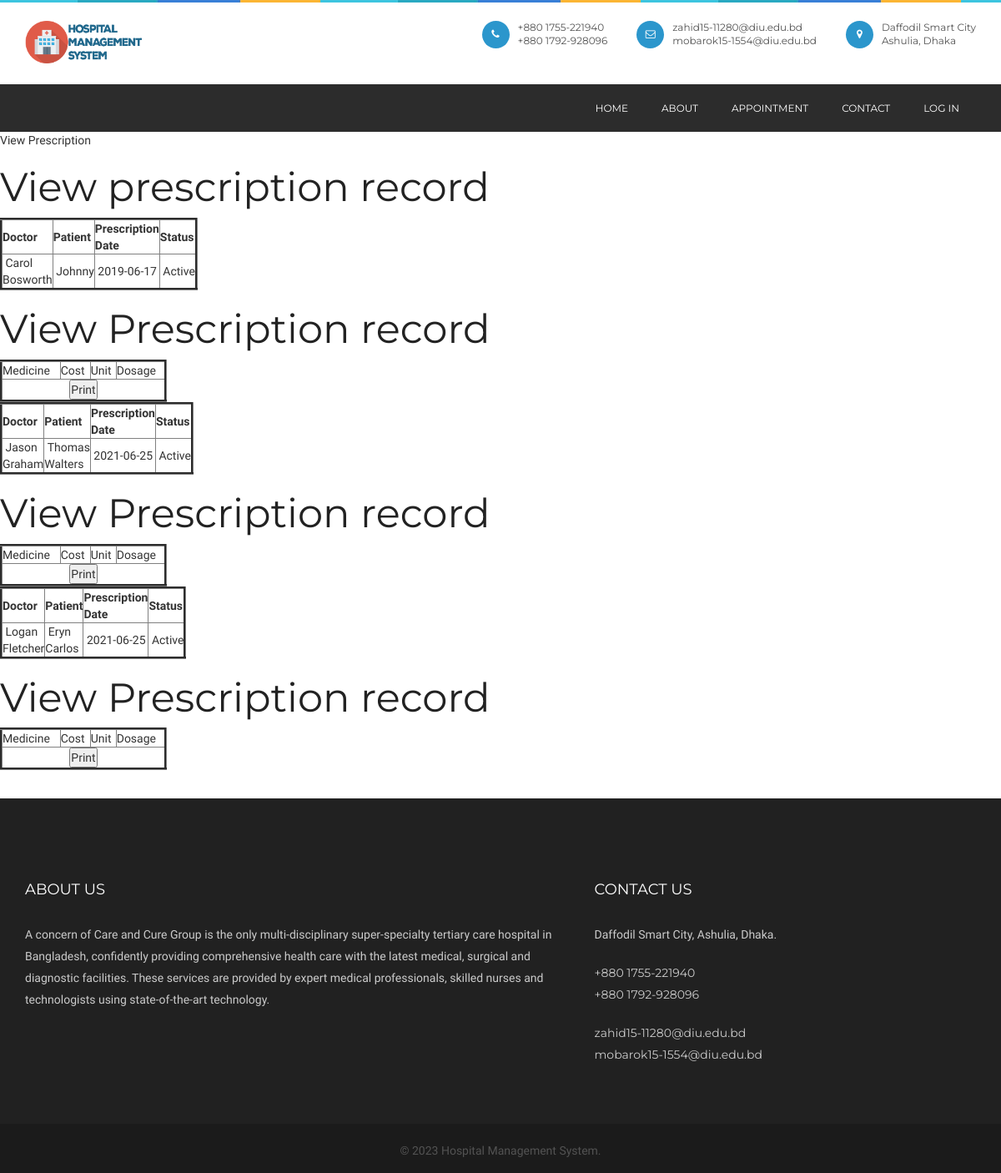
Screenshot of /viewprescription.php with the database file from the repository.
### tables this page shows
CREATE TABLE `prescription` (
  `prescriptionid` int(10) NOT NULL,
  `treatment_records_id` int(10) NOT NULL,
  `doctorid` int(10) NOT NULL,
  `patientid` int(10) NOT NULL,
  `delivery_type` varchar(10) NOT NULL COMMENT 'Delivered through appointment or online order',
  `delivery_id` int(10) NOT NULL COMMENT 'appointmentid or orderid',
  `prescriptiondate` date NOT NULL,
  `status` varchar(10) NOT NULL,
  `appointmentid` int(10) NOT NULL
);

CREATE TABLE `doctor` (
  `doctorid` int(10) NOT NULL,
  `doctorname` varchar(50) NOT NULL,
  `mobileno` varchar(15) NOT NULL,
  `departmentid` int(10) NOT NULL,
  `loginid` varchar(25) NOT NULL,
  `password` varchar(25) NOT NULL,
  `status` varchar(10) NOT NULL,
  `education` varchar(25) NOT NULL,
  `experience` float(11,1) NOT NULL,
  `consultancy_charge` float(10,2) NOT NULL
);

CREATE TABLE `patient` (
  `patientid` int(10) NOT NULL,
  `patientname` varchar(50) NOT NULL,
  `admissiondate` date NOT NULL,
  `admissiontime` time NOT NULL,
  `address` varchar(250) NOT NULL,
  `mobileno` varchar(15) NOT NULL,
  `city` varchar(25) NOT NULL,
  `pincode` varchar(20) NOT NULL,
  `loginid` varchar(50) NOT NULL,
  `password` varchar(25) NOT NULL,
  `bloodgroup` varchar(20) NOT NULL,
  `gender` varchar(10) NOT NULL,
  `dob` date NOT NULL,
  `status` varchar(10) NOT NULL
);

### viewprescription.php (the view, shortened to what this page needs)
<?php
include("header.php");
include("dbconnection.php");
?>
<div class="wrapper col2">
  <div id="breadcrumb">
    <ul>
      <li class="first">View Prescription</li></ul>
  </div>
</div>
<div class="wrapper col4">
  <div id="container">
    <h1>View prescription record</h1>
<?php
$sql ="SELECT * FROM prescription";
$qsql = mysqli_query($con,$sql);
while($rs = mysqli_fetch_array($qsql))
{
	$sqlpatient = "SELECT * FROM patient WHERE patientid='$rs[patientid]'";
	$qsqlpatient = mysqli_query($con,$sqlpatient);
	$rspatient = mysqli_fetch_array($qsqlpatient);
	$sqldoctor = "SELECT * FROM doctor WHERE doctorid='$rs[doctorid]'";
	$qsqldoctor = mysqli_query($con,$sqldoctor);
	$rsdoctor = mysqli_fetch_array($qsqldoctor);
?>
    <table width="200" border="3">
          <tbody>
            <tr>
              <td><strong>Doctor</strong></td>
              <td><strong>Patient</strong></td>
              <td><strong>Prescription Date</strong></td>
              <td><strong>Status</strong></td>
            </tr>
              <?php
            echo "<tr>
              <td>&nbsp;$rsdoctor[doctorname]</td>
              <td>&nbsp;$rspatient[patientname]</td>
               <td>&nbsp;$rs[prescriptiondate]</td>
            <td>&nbsp;$rs[status]</td>
            </tr>";
            ?>
          </tbody>
        </table>
      <h1>View Prescription record</h1>
        <table width="200" border="3">
          <tbody>
            <tr>
              <td>Medicine</td>
              <td>Cost</td>
              <td>Unit</td>
              <td>Dosage</td>
            </tr>
            <tr>
              <td colspan="6"><div align="center">
                <input type="submit" name="print" id="print" value="Print" onclick="myFunction()"/>
              </div></td>
              </tr>
          </tbody>
        </table>
<?php
}
?>        <p>&nbsp;</p>
  </div>
</div>
<?php
include("footer.php");
?>

### header.php (shortened to what this page needs)
<!doctype html>
<html class="no-js" lang="en">
<head>
<link rel="stylesheet" type="text/css" href="rs-plugin/css/settings.css" media="screen" />
<link rel="stylesheet" href="css/ionicons.min.css">
<link rel="stylesheet" href="css/bootstrap.min.css">
<link rel="stylesheet" href="css/font-awesome.min.css">
<link rel="stylesheet" href="css/main.css">
<link rel="stylesheet" href="css/style.css">
<link rel="stylesheet" href="css/responsive.css">
<link rel="stylesheet" href="sweetalert2.min.css">
</head>
<body>
  <header class="header-style-2">
    <div class="container">
      <div class="logo"> <a href="index.php"><img src="images/hmslogo.png" alt="" style="height: 51px;"></a> </div>
      <div class="head-info">
        <ul>
          <li> <i class="fa fa-phone"></i>
            <p>+880 1755-221940<br>
            +880 1792-928096</p>
          </li>
          <li> <i class="fa fa-envelope-o"></i>
            <p>zahid15-11280@diu.edu.bd<br>
            mobarok15-1554@diu.edu.bd</p>
          </li>
          <li> <i class="fa fa-map-marker"></i>
            <p>Daffodil Smart City<br>
             Ashulia, Dhaka</p>
          </li>
        </ul>
      </div>
    </div>
    <nav class="navbar ownmenu">
      <div class="container">
        <div class="collapse navbar-collapse navbar-right" id="nav-open-btn">
          <ul class="nav">
            <li> <a href="index.php">Home </a></li>
            <li><a href="about.php">About</a></li>
            <li><a href="patientappointment.php">Appointment </a></li>
            <li><a href="contact.php">Contact </a></li>
            <li class="dropdown"> <a href="#" class="dropdown-toggle" data-toggle="dropdown">Log In </a>
            </li>
          </ul>
        </div>
      </div>
    </nav>
  </header>

### footer.php (shortened to what this page needs)
  <footer class="footer-2">
    <div class="container">
      <div class="row">
        <div class="col-sm-7">
          <h6>About Us</h6>
          <div class="about-foot">
            <p>A concern of Care and Cure Group is the only multi-disciplinary super-specialty tertiary care hospital in Bangladesh, confidently providing comprehensive health care with the latest medical, surgical and diagnostic facilities. These services are provided by expert medical professionals, skilled nurses and technologists using state-of-the-art technology. </p>
          </div>
        </div>
        <div class="col-sm-5">
          <div class="con-info">
            <h6>Contact Us</h6>
            <p>Daffodil Smart City, Ashulia, Dhaka.</p>
            <ul>
              <li class="mobile">
                <p>+880 1755-221940</p>
                <p>+880 1792-928096</p>
              </li>
              <li class="email">
                <p>zahid15-11280@diu.edu.bd</p>
                <p>mobarok15-1554@diu.edu.bd</p></li>
            </ul>
          </div>
        </div>
      </div>
    </div>
  </footer>
  <div class="rights style-2">
    <div class="container">
      <p>© <?php echo date("Y"); ?> Hospital Management System.
      <span style="color: white" placeholder = "name-inside-span"></span></p>
    </div>
  </div>
</body>
</html>

### rows the page displays
prescription: doctorid.doctorname "Carol Bosworth", patientid.patientname "Johnny", prescriptiondate "2019-06-17", status "Active"
prescription: doctorid.doctorname "Jason Graham", patientid.patientname "Thomas Walters", prescriptiondate "2021-06-25", status "Active"
prescription: doctorid.doctorname "Logan Fletcher", patientid.patientname "Eryn Carlos", prescriptiondate "2021-06-25", status "Active"
